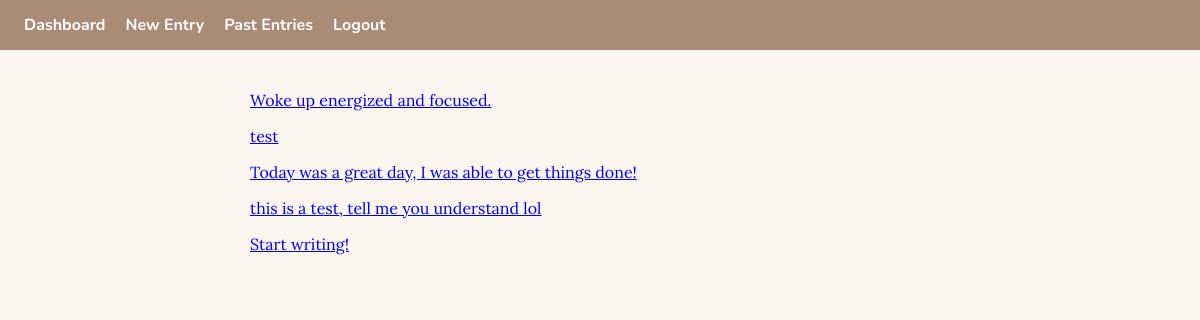
Before: /entries (signed in) with the older database file.
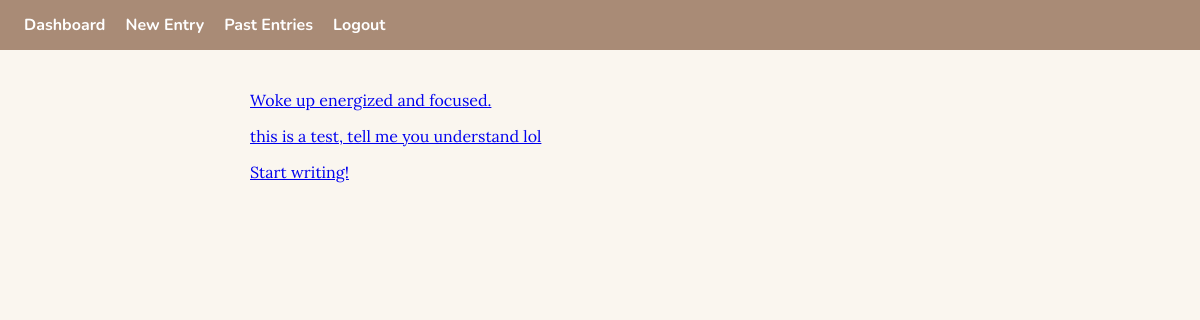
After: the same page with the newer database file.
### app.py (models this page shows)
class Entry(db.Model):
                id = db.Column(db.Integer, primary_key=True)
                content = db.Column(db.Text, nullable=False)
                mode = db.Column(db.String(10), default="Personal")
                ai = db.Column(db.Text, nullable=True)
                mood = db.Column(db.Integer, nullable=True)
                created_at = db.Column(db.DateTime, default=datetime.utcnow)
                user_id = db.Column(db.Integer, db.ForeignKey('user.id'), nullable=False)

### app.py (the view)
@app.route('/entries')
@login_required
def entries():
       entries = Entry.query.filter_by(user_id=current_user.id).all()
       return render_template('entries.html', entries=entries)

### app.py (called while the page is built)
@login_manager.user_loader
def load_user(user_id):
    return User.query.get(int(user_id))

### templates/entries.html (shortened to what this page needs)
{% extends 'base.html' %}
{% block content %}
{% for entry in entries %}
<p><a href="{{ url_for('entry', id=entry.id) }}">{{ entry.content }}</a></p>
{% else %}
<p>No entries yet!</p>
{% endfor %}
<p><a href="{{ url_for('new_entry') }}">Start writing!</a> </p>
{% endblock %}

### templates/base.html (shortened to what this page needs)
<!DOCTYPE html>
<html lang="en">
<head>
    <link rel="stylesheet" href="{{ url_for('static', filename='style.css') }}">
</head>
<body>
    <nav>
        {% if current_user.is_authenticated %}
        <a href="{{ url_for('dashboard') }}">Dashboard</a>
        <a href="{{ url_for('new_entry') }}">New Entry</a>
        <a href="{{ url_for('entries') }}">Past Entries</a>
        <a href="{{ url_for('logout') }}">Logout</a>
        {% else %}
        <a href="{{ url_for('register') }}">Register</a>
        <a href="{{ url_for('login') }}">Login</a>
        {% endif %}
    </nav>
    <main>{% block content %}{% endblock %}</main>
</body>
</html>

### static/style.css (style rules this page uses)
:root { --brown-dark: #A98B76; --brown-mid: #BFA28C; --cream: #F3E4C9; --sage: #BABF94; --text: #3d2b1f; --bg: #faf6ef; --white: #ffffff; }
body { background-color: var(--bg); color: var(--text); font-family: 'Lora', serif; margin: 0; padding: 0; }
nav { background-color: var(--brown-dark); padding: 14px 24px; display: flex; gap: 20px; }
nav a { color: var(--white); text-decoration: none; font-family: 'Nunito', sans-serif; font-weight: 700; }
main { max-width: 700px; margin: 40px auto; padding: 0 20px; }

Changed rows visible on the page:
removed Entry: content "test"
removed Entry: content "Today was a great day, I was able to get things done!"
